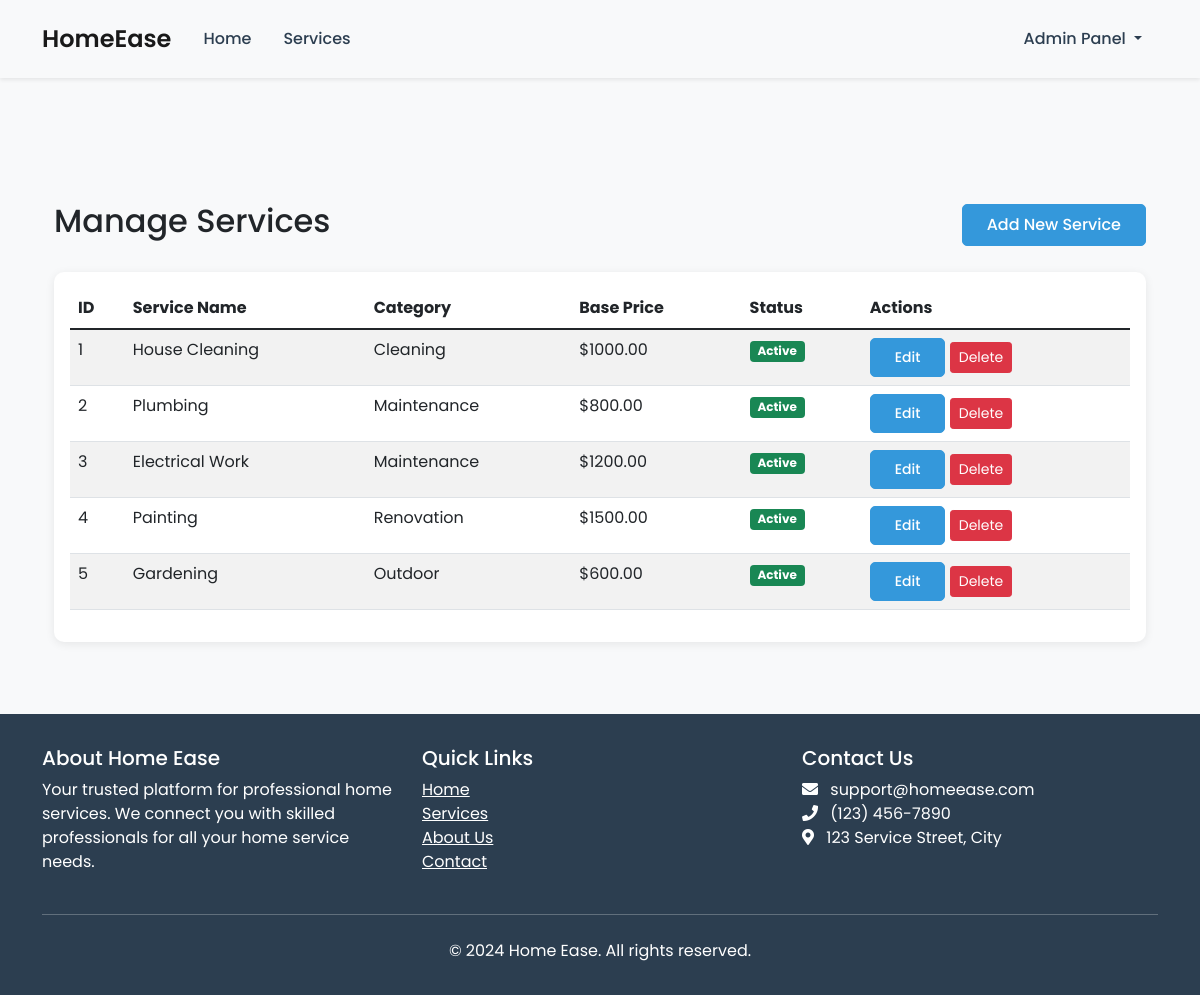
/admin/services (signed in), run on the app's committed database.
### models.py (models this page shows, shortened)
class Service(db.Model):
    __tablename__ = 'services'
    service_id = db.Column(db.Integer, primary_key=True)
    service_name = db.Column(db.String(100), nullable=False)
    description = db.Column(db.Text, nullable=False)
    base_price = db.Column(db.Float, nullable=False)
    category = db.Column(db.String(50), nullable=False)
    created_at = db.Column(db.DateTime, default=datetime.utcnow)
    is_active = db.Column(db.Boolean, default=True)
    service_requests = db.relationship('ServiceRequest', backref='service', lazy=True)
    professional_services = db.relationship('ProfessionalService', backref='service', lazy=True)

### routes.py (the view)
@app.route('/admin/services')
def admin_services():
    if 'user_type' not in session or session['user_type'] != 'admin':
        flash('Please login as admin first', 'danger')
        return redirect(url_for('admin_login'))
    services = Service.query.all()
    return render_template('admin/services.html', services=services)

### routes.py (called while the page is built)
@app.context_processor
def inject_current_user():
    return dict(current_user=current_user)

@app.before_request
def make_session_permanent():
    session.permanent = True
    app.permanent_session_lifetime = timedelta(days=5)

### templates/admin/services.html (shortened to what this page needs)
{% extends "base.html" %}
{% block content %}
<div class="container mt-4">
    <div class="d-flex justify-content-between align-items-center mb-4">
        <h2>Manage Services</h2>
        <a href="{{ url_for('add_service') }}" class="btn btn-primary">Add New Service</a>
    </div>
    <div class="card">
        <div class="card-body">
            <div class="table-responsive">
                <table class="table table-striped">
                    <thead>
                        <tr>
                            <th>ID</th>
                            <th>Service Name</th>
                            <th>Category</th>
                            <th>Base Price</th>
                            <th>Status</th>
                            <th>Actions</th>
                        </tr>
                    </thead>
                    <tbody>
                        {% for service in services %}
                        <tr>
                            <td>{{ service.service_id }}</td>
                            <td>{{ service.service_name }}</td>
                            <td>{{ service.category }}</td>
                            <td>${{ "%.2f"|format(service.base_price) }}</td>
                            <td>
                                <span class="badge bg-{{ 'success' if service.is_active else 'danger' }}">
                                    {{ 'Active' if service.is_active else 'Inactive' }}
                                </span>
                            </td>
                            <td>
                                <a href="{{ url_for('edit_service', service_id=service.service_id) }}"
                                   class="btn btn-sm btn-primary">Edit</a>
                                <button onclick="confirmDelete({{ service.service_id }})"
                                        class="btn btn-sm btn-danger">Delete</button>
                            </td>
                        </tr>
                        {% endfor %}
                    </tbody>
                </table>
            </div>
        </div>
    </div>
</div>
{% endblock %}

### templates/base.html (style rules this page uses)
body { font-family: 'Poppins', sans-serif; background-color: #f8f9fa; }
.btn-primary { background-color: #3498db; border-color: #3498db; padding: 0.5rem 1.5rem; border-radius: 5px; font-weight: 500; }
.card { border: none; border-radius: 10px; box-shadow: 0 2px 10px rgba(0,0,0,.08); transition: transform 0.3s ease; }

### data on the page
Service: service_id "1", service_name "House Cleaning", category "Cleaning", base_price "1000.00", is_active "Active"
Service: service_id "2", service_name "Plumbing", category "Maintenance", base_price "800.00", is_active "Active"
Service: service_id "3", service_name "Electrical Work", category "Maintenance", base_price "1200.00", is_active "Active"
Service: service_id "4", service_name "Painting", category "Renovation", base_price "1500.00", is_active "Active"
Service: service_id "5", service_name "Gardening", category "Outdoor", base_price "600.00", is_active "Active"
